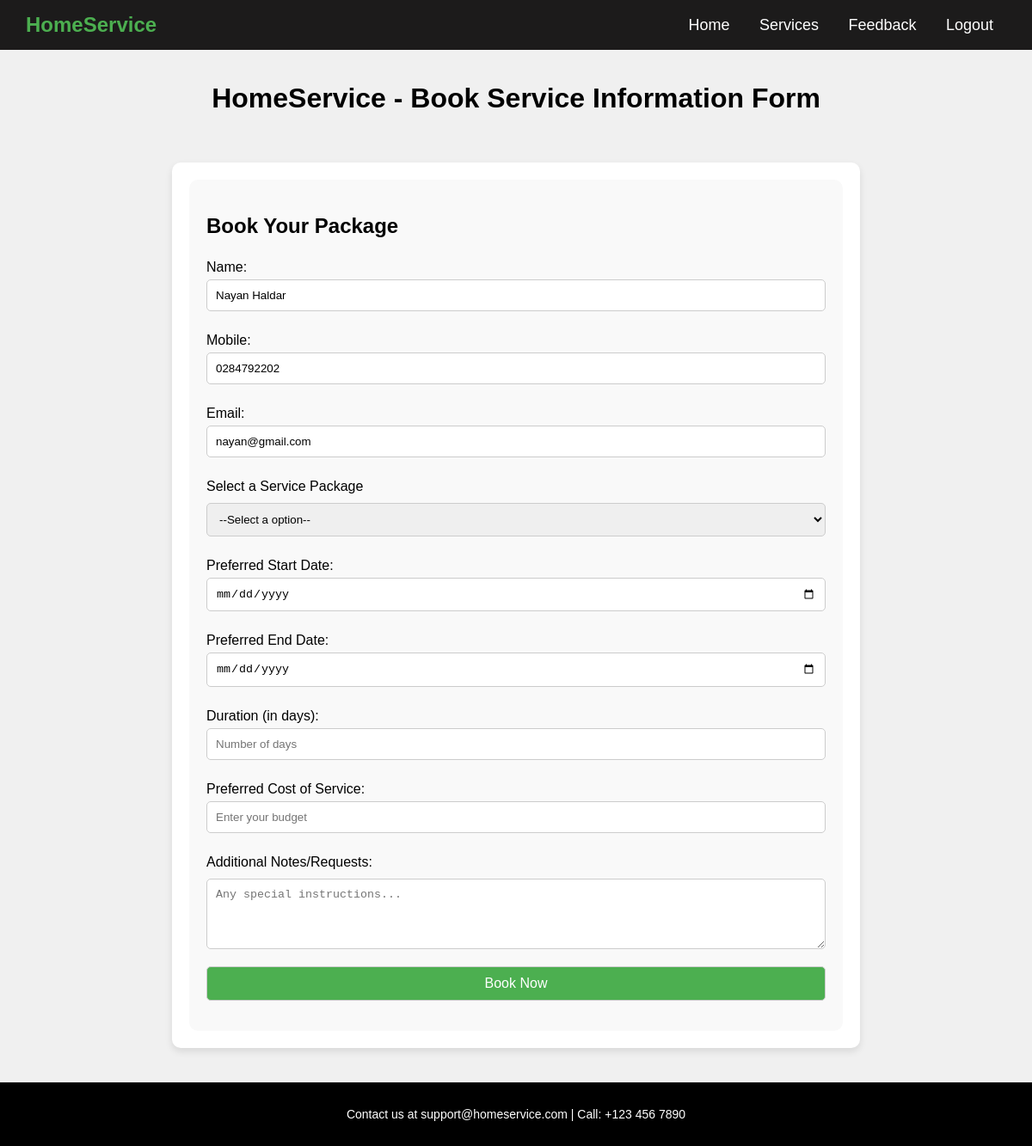
/book-service.php (signed in), run on the app's committed database.
### tables this page shows
CREATE TABLE `users` (
  `id` int(11) NOT NULL,
  `name` varchar(100) NOT NULL,
  `age` int(11) NOT NULL,
  `mobile` varchar(255) NOT NULL,
  `email` varchar(100) NOT NULL,
  `citizenship` varchar(50) NOT NULL,
  `vaccinated` enum('Yes','No') NOT NULL,
  `profession` varchar(100) NOT NULL,
  `language` varchar(50) NOT NULL,
  `password` varchar(255) NOT NULL,
  `created_at` timestamp NOT NULL DEFAULT current_timestamp()
);

### book-service.php (the view, shortened to what this page needs)
<?php
include 'DBconnect.php';
function decryptData($data) {
    $key = hash('sha256', ENCRYPTION_KEY);
    $iv = substr(hash('sha256', 'encryption_iv'), 0, 16);
    return openssl_decrypt($data, ENCRYPTION_METHOD, $key, 0, $iv);
}
$user_id = $_SESSION['user_id'];
$stmt = $conn->prepare("SELECT name, mobile, email FROM users WHERE id = ?");
$stmt->bind_param("i", $user_id);
$stmt->execute();
$result = $stmt->get_result();
if ($result->num_rows > 0) {
    $user = $result->fetch_assoc();
    $name = $user['name'];
    $mobile = decryptData(trim($user['mobile']));
    $email = decryptData(trim($user['email']));
} else {
    $name = '';
    $mobile = '';
    $email = '';
}
?>
<!DOCTYPE html>
<html lang="en">
<head>
    <link rel="stylesheet" href="css/style.css">
</head>
<body>
<nav class="navbar">
    <div class="nav-brand">HomeService</div>
    <div class="nav-links">
        <a href="index.php">Home</a>
        <a href="services.php">Services</a>
        <a href="feedback.php">Feedback</a>
        <a href="logout.php">Logout</a>
    </div>
</nav>
<header class="page-header">
    <h1>HomeService - Book Service Information Form</h1>
</header>
<div class="container">
<section class="customization-section">
    <h2>Book Your Package</h2>
    <form action="booking.php" method="POST">
        <label for="name">Name:</label>
        <input type="text" name="name" id="name" value="<?php echo htmlspecialchars($name); ?>" required>
        <label for="contact">Mobile:</label>
        <input type="text" name="mobile" id="mobile" value="<?php echo htmlspecialchars($mobile); ?>" required>
        <label for="contact">Email:</label>
        <input type="text" name="email" id="email" value="<?php echo htmlspecialchars($email); ?>" required>
        <label for="service-type">Select a Service Package</label>
        <select name="service-type" id="service-type" required>
        <option value="">--Select a option--</option>
        </select>
        <label for="preferred-dates">Preferred Start Date:</label>
        <input type="date" name="preferred-start-date" id="preferred-start-date" required>
        <label for="preferred-end-date">Preferred End Date:</label>
        <input type="date" name="preferred-end-date" id="preferred-end-date" required>
        <label for="duration">Duration (in days):</label>
        <input type="number" name="duration" id="duration" placeholder="Number of days" min="1" required>
        <label for="cost">Preferred Cost of Service:</label>
        <input type="number" name="cost" id="cost" placeholder="Enter your budget" required>
        <label for="notes">Additional Notes/Requests:</label>
        <textarea name="notes" id="notes" rows="4" placeholder="Any special instructions..."></textarea>
        <input type="submit" value="Book Now" class="book-now-btn">
    </form>
</section>
</div>
</body>
<footer>
    <p>Contact us at support@homeservice.com | Call: +123 456 7890</p>
</footer>
</html>

### css/style.css (style rules this page uses)
body { font-family: Arial, sans-serif; background-color: #f0f0f0; margin: 0; padding: 0; overflow-y:auto; }
* { box-sizing: border-box; }
.navbar { background-color: rgb(28, 27, 27); position: fixed; top: 0; left: 0; width: 100%; z-index: 10; display: flex; justify-content: space-between; align-items: center; padding: 15px 30px; box-sizing: border-box; }
.navbar a { color: white; text-decoration: none; margin: 0 15px; font-size: 18px; }
.nav-brand { font-size: 24px; font-weight: bold; color: #4CAF50; }
.page-header { text-align: center; color: black; padding: 16px; margin-top: 80px; }
.page-header h1 { margin: 0; font-size: 32px; }
.container { max-width: 800px; margin: 40px auto; background-color: white; padding: 20px; border-radius: 10px; box-shadow: 0 4px 8px rgba(0, 0, 0, 0.1); }
.customization-section { padding: 20px; background-color: #f9f9f9; border-radius: 10px; }
.customization-section h2 { margin-bottom: 15px; }
.customization-section form { display: flex; flex-direction: column; }
.customization-section label { margin: 10px 0 5px; }
.customization-section input, .customization-section select, .customization-section textarea { padding: 10px; margin-bottom: 15px; border-radius: 5px; border: 1px solid #ccc; }
.book-now-btn { background-color: #4CAF50; color: white; padding: 10px; border: none; border-radius: 5px; cursor: pointer; font-size: 16px; }
a { color: #0077b6; text-decoration: none; }
footer { text-align: center; padding: 15px; background-color: black; color: white; bottom: 0; width: 100%; font-size: 14px; box-sizing: border-box; }
label { display: block; margin-top: 15px; }
select, textarea, input[type="submit"] { width: 100%; padding: 10px; margin-top: 5px; border: 1px solid #ccc; border-radius: 5px; }
textarea { resize: vertical; }

### data on the page
users: name "Nayan Haldar", mobile "0284792202", email "nayan@gmail.com"
